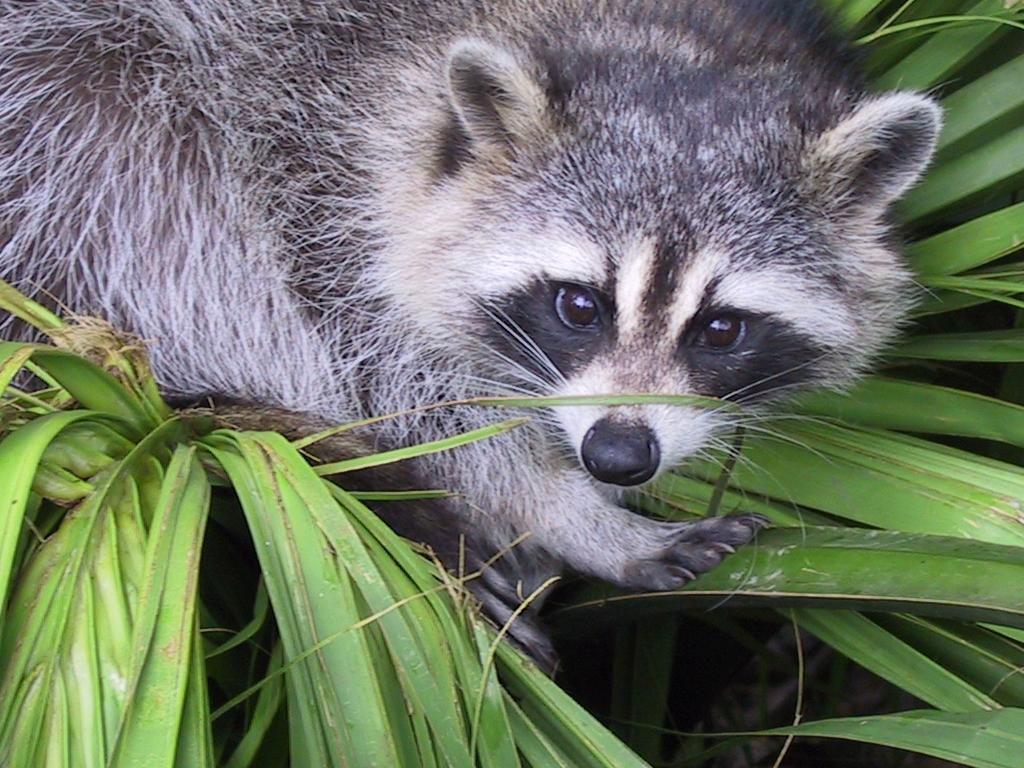
#> input picture Python1 - Arrays/ex04/animal.jpeg, 1024 x 768 px
$ python rotate.py
#> lines starting #> are read from the running program, lines starting #| are printed output that depends on the picture
### Python1 - Arrays/ex04/load_image.py
from PIL import Image
import numpy as np


def ft_load(path: str):
    """Loads the image from the provided path, crops a centered 400x400 region,
    converts it to grayscale (a single channel), prints its shape and pixel
    data, and returns the image as a 2D list of pixel values.

    Supported formats: JPG and JPEG.

    Parameters:
        path (str): The file path to the image.

    Returns:
        list[list[int]]: A 2D list (400x400) of pixel values (0-255) in
        grayscale. If an error occurs, prints a clear error message and returns
        None."""
    try:
        if not path.lower().endswith((".jpg", ".jpeg")):
            raise ValueError(
                "Unsupported file format. Only JPG and JPEG are supported."
            )
        img = Image.open(path)
        # Convert to grayscale (mode 'L' gives one channel)
        if img.mode != "L":
            img = img.convert("L")
        width, height = img.size
        crop_size = 400
        if width < crop_size or height < crop_size:
            raise ValueError("Image is smaller than 400x400.")
        # Compute centered crop coordinates
        left = (width - crop_size) // 2
        top = (height - crop_size) // 2
        right = left + crop_size
        bottom = top + crop_size
        cropped = img.crop((left, top, right, bottom))
        # Convert cropped image to numpy array
        arr = np.array(cropped)
        print(f"The shape of image is: {arr.shape}")
        print(arr)
        return arr.tolist()
    except Exception as e:
        print("Error loading image:", e)
        return None

### Python1 - Arrays/ex04/rotate.py
import matplotlib.pyplot as plt
from load_image import ft_load


def manual_transpose(matrix: list[list[int]]) -> list[list[int]]:
    """Manually transposes a 2D list (matrix).

    Parameters:
        matrix (list[list[int]]): The original 2D list.

    Returns:
        list[list[int]]: The transposed 2D list."""
    rows = len(matrix)
    cols = len(matrix[0])
    # Create an empty transposed matrix with dimensions (cols x rows)
    transposed = [[None for _ in range(rows)] for _ in range(cols)]
    for i in range(rows):
        for j in range(cols):
            transposed[j][i] = matrix[i][j]
    return transposed


def main():
    """Loads "animal.jpeg", crops a centered 400×400 region in grayscale,
    prints its shape and pixel data, manually transposes the matrix,
    prints the new shape and data, and displays the transposed image."""
    img = ft_load("animal.jpeg")
#> in ft_load, img is the input picture: PIL image 1024x768 RGB; mean R, G, B 110.7, 117.7, 102.1
#> in ft_load, `img = img.convert("L")`:
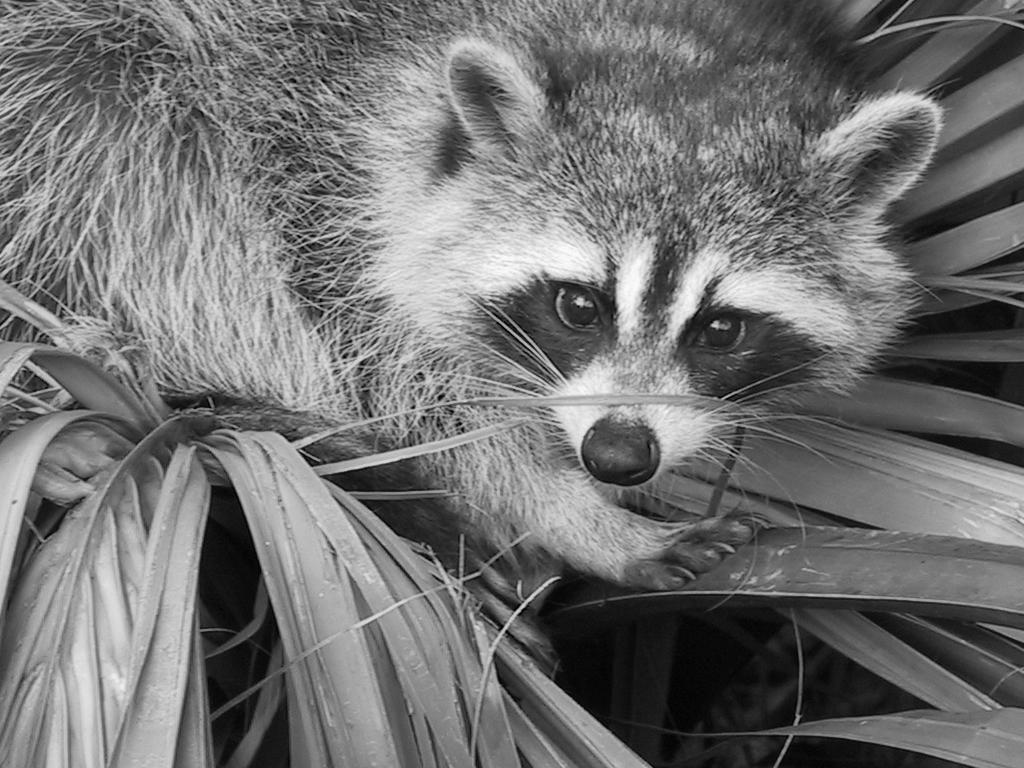
#> img: PIL image 1024x768 L; min 0, max 253, mean 113.8
#> in ft_load, `cropped = img.crop((left, top, right, bottom))`:
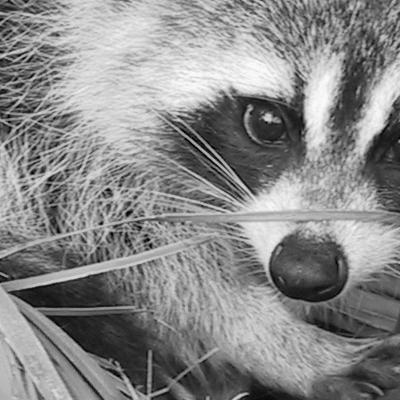
#> cropped: PIL image 400x400 L; min 0, max 253, mean 136.9
#| The shape of image is: (400, 400)
#> (printed output is left out)
#> img = 400 items
    if img is None:
        return
    # Manually transpose the 2D image array
    transposed = manual_transpose(img)
#> in manual_transpose, `rows = len(matrix)`: rows = 400
#> after the loop in manual_transpose, `for i in range(rows):`: transposed = 400 items
#> transposed = 400 items
    new_rows, new_cols = len(transposed), len(transposed[0])
#> new_rows = 400; new_cols = 400
    print(f"New shape after Transpose: ({new_rows}, {new_cols})")
#| New shape after Transpose: (400, 400)
    print(transposed)
#> (printed output is left out)

    # Display the transposed image using matplotlib
    plt.imshow(transposed, cmap="gray")
    plt.title("Transposed Image")
    plt.xlabel("X axis (pixels)")
    plt.ylabel("Y axis (pixels)")
    plt.show()
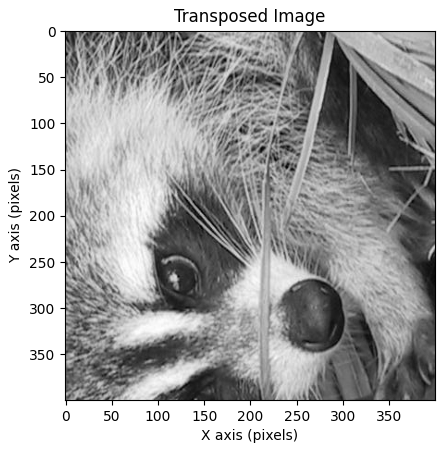
#> figure drawn by matplotlib, 1 panel


if __name__ == "__main__":
    main()
